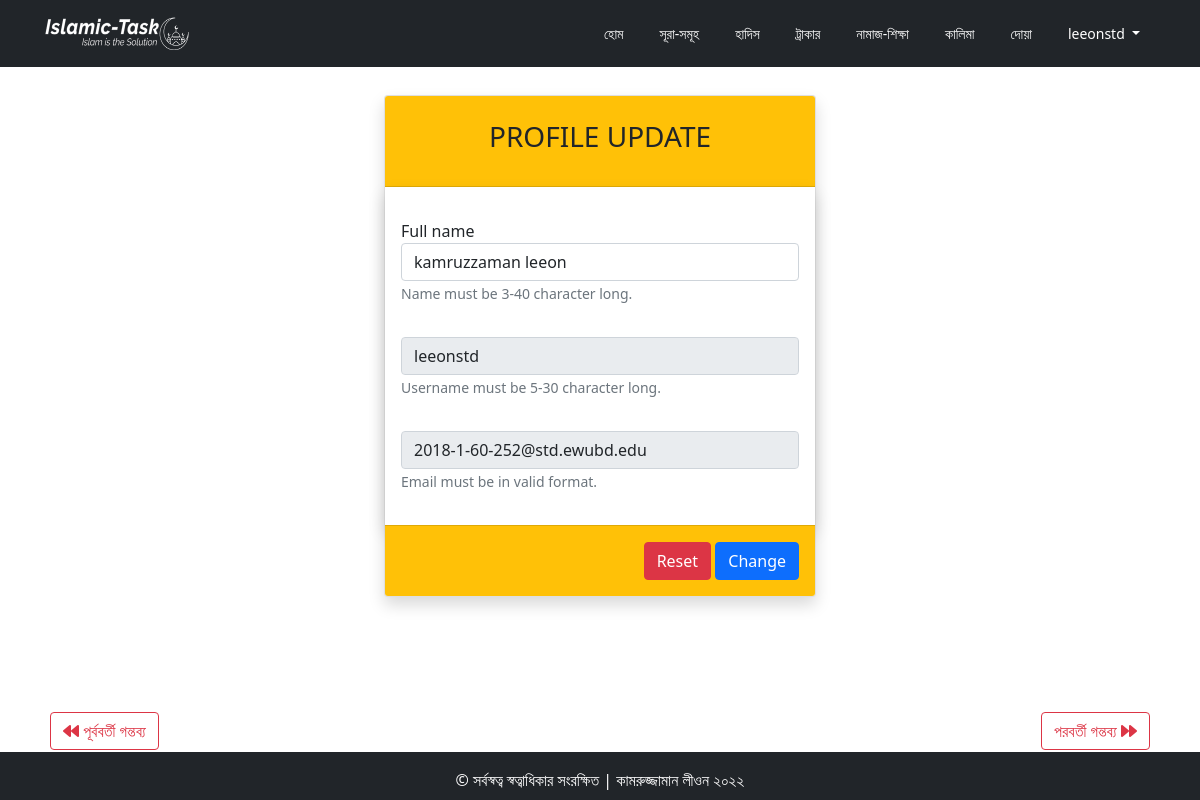
The page /profileedit.php (signed in) on the database its author committed.
### tables this page shows
CREATE TABLE `user` (
  `id` int(10) NOT NULL,
  `fname` varchar(255) NOT NULL,
  `username` varchar(255) NOT NULL,
  `email` varchar(255) NOT NULL,
  `password` varchar(255) NOT NULL,
  `usertype` varchar(255) NOT NULL,
  `isactive` tinyint(1) NOT NULL DEFAULT 0,
  `createdate` timestamp NOT NULL DEFAULT current_timestamp()
);

### profileedit.php (the view, shortened to what this page needs)
<!DOCTYPE html>
<html lang="en">
<head>
    <?php include 'header.php'; ?>
</head>
<?php if (!empty($_SESSION)) : ?>
    <body>
        <div>
            <?php
            if (isset($_SESSION['admin']) && $_SESSION['admin'] == true) {
                $useradmin = $_SESSION['useradmin'];
                $sql = "SELECT `fname`,`username`,`email` FROM `user` WHERE `username`='$useradmin' OR `email`='$useradmin'";
            } elseif (isset($_SESSION['client']) && $_SESSION['client'] == true) {
                $userclient = $_SESSION['userclient'];
                $sql = "SELECT `fname`,`username`,`email` FROM `user` WHERE `username`='$userclient' OR `email`='$userclient'";
            }
            $result = $conn->query($sql);
            $result_fetch = $result->fetch_assoc();
            $fname = $result_fetch['fname'];
            $username = $result_fetch['username'];
            $email = $result_fetch['email'];
            ?>
            <center>
                <br>
                <div class="container Shadow-lg p-1  mb-2 bg-white rounded " style="width: 55vh;">
                    <div class="card shadow">
                        <div class="card-header bg-warning text-center  p-4">
                            <h3 class="card-title text-uppercase ">
                                Profile update
                            </h3>
                        </div>
                        <form action="<?php echo htmlspecialchars($_SERVER["PHP_SELF"]); ?>" method="POST" name="editform">
                            <div class="card-body shadow text-right text-start">
                                <div class="form-group py-3 ">
                                    <label for="fname">Full name</label>
                                    <input type="text" name="fname" class="form-control" placeholder="Full Name" aria-describedby="nameHelp" value="<?php echo $fname; ?>">
                                    <small id="nameHelp" class="form-text text-muted "> Name must be 3-40 character
                                        long.</small>
                                </div>
                                <div class="form-group py-3">
                                    <input type="text" name="username" class="form-control" placeholder="Username" aria-describedby="usernameHelp" value="<?php echo $username; ?>" disable readonly>
                                    <small id="usernameHelp" class="form-text text-muted"> Username must be 5-30
                                        character long.
                                    </small>
                                </div>
                                <div class="form-group py-3">
                                    <input type="email" name="email" class="form-control" placeholder="Email" aria-describedby="emailHelp" value="<?php echo $email; ?>" disabled readonly>
                                    <small id="emailHelp" class="form-text text-muted">Email must be in valid
                                        format.</small>
                                </div>
                            </div>
                            <div class="card-footer bg-warning text-end p-3">
                                <button type="reset" class="btn btn-danger">Reset</button>
                                <button type="submit" class="btn btn-primary" onclick="editclickForm()">Change</button>
                            </div>
                        </form>
                    </div>
                </div>
            </center>
        </div>
    </body>
<?php else :
    echo "<script>
alert('Please login First.Login required!');
window.location.href = 'login.php';
</script>";
endif ?>
<?php include 'footer.php' ?>
</html>

### style.css (style rules this page uses)
* { padding: 0; margin: 0; box-sizing: border-box; }
.form-control { border-radius: 0; box-shadow: none; border-color: #d2d6de; }

### rows shown on the page
user: fname "kamruzzaman leeon", username "leeonstd", email "2018-1-60-252@std.ewubd.edu"

### other values the page prints
$_SESSION['useradmin'] "leeonstd"
